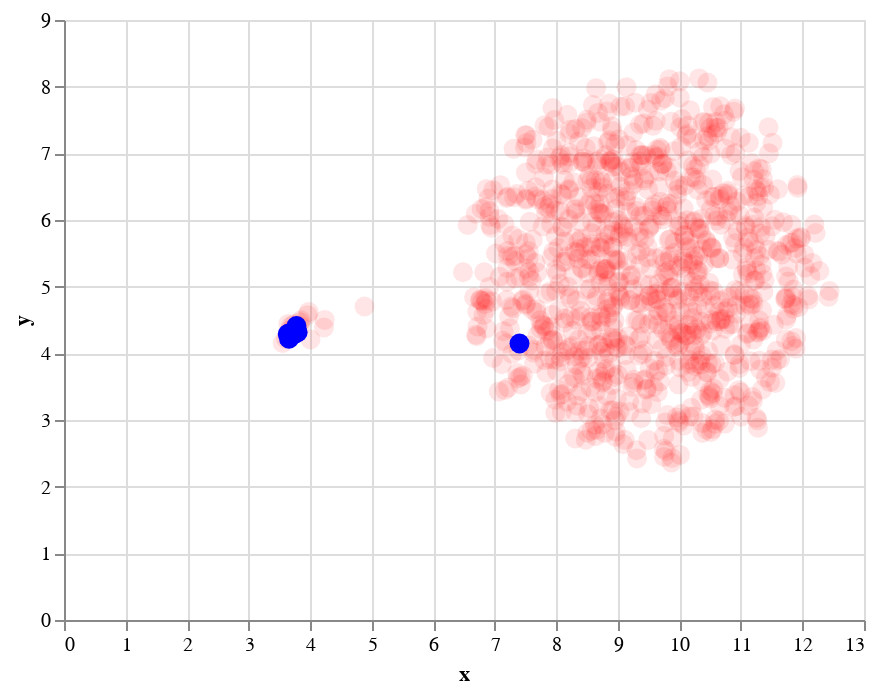

Notebook code for this chart:
### Code cell
altair_scatterplot = (
    altair.Chart(viz_df.sample(1000))
    .mark_circle(size=100, color="red", opacity=0.1)
    .encode(x="x", y="y", tooltip=["name"])
    .interactive()
)

reference_scatterplot = (
    altair.Chart(viz_df[viz_df["name"].isin(reference_modules)])
    .mark_circle(size=100, color="blue", opacity=1.0)
    .encode(x="x", y="y", tooltip=["name"])
    .interactive()
)

altair_scatterplot + reference_scatterplot

### Figure 1 — Vega-Lite specification as saved in the notebook (floating-point values rounded to 4 significant figures; data arrays with more than 128 entries replaced by an {"elided": "..."} marker saying what was removed)
{"config": {"view": {"continuousWidth": 400, "continuousHeight": 300}}, "layer": [{"data": {"name": "data-5339b71433bfbcc0e055721e63f5a400"}, "mark": {"type": "circle", "color": "red", "opacity": 0.1, "size": 100}, "encoding": {"tooltip": [{"type": "nominal", "field": "name"}], "x": {"type": "quantitative", "field": "x"}, "y": {"type": "quantitative", "field": "y"}}, "selection": {"selector005": {"type": "interval", "bind": "scales", "encodings": ["x", "y"]}}}, {"data": {"name": "data-22a182ff17c310d2a343655107bbd509"}, "mark": {"type": "circle", "color": "blue", "opacity": 1.0, "size": 100}, "encoding": {"tooltip": [{"type": "nominal", "field": "name"}], "x": {"type": "quantitative", "field": "x"}, "y": {"type": "quantitative", "field": "y"}}, "selection": {"selector006": {"type": "interval", "bind": "scales", "encodings": ["x", "y"]}}}], "$schema": "https://vega.github.io/schema/vega-lite/v4.8.1.json", "datasets": {"data-5339b71433bfbcc0e055721e63f5a400": {"elided": "1000 records"}, "data-22a182ff17c310d2a343655107bbd509": [{"x": 3.762, "y": 4.3, "name": "os"}, {"x": 3.656, "y": 4.219, "name": "sys"}, {"x": 3.686, "y": 4.304, "name": "numpy"}, {"x": 3.657, "y": 4.297, "name": "matplotlib"}, {"x": 3.778, "y": 4.41, "name": "scipy"}, {"x": 3.722, "y": 4.308, "name": "sklearn"}, {"x": 3.636, "y": 4.29, "name": "tensorflow"}, {"x": 3.778, "y": 4.36, "name": "torch"}, {"x": 3.797, "y": 4.317, "name": "keras"}, {"x": 7.402, "y": 4.147, "name": "seaborn"}]}}
